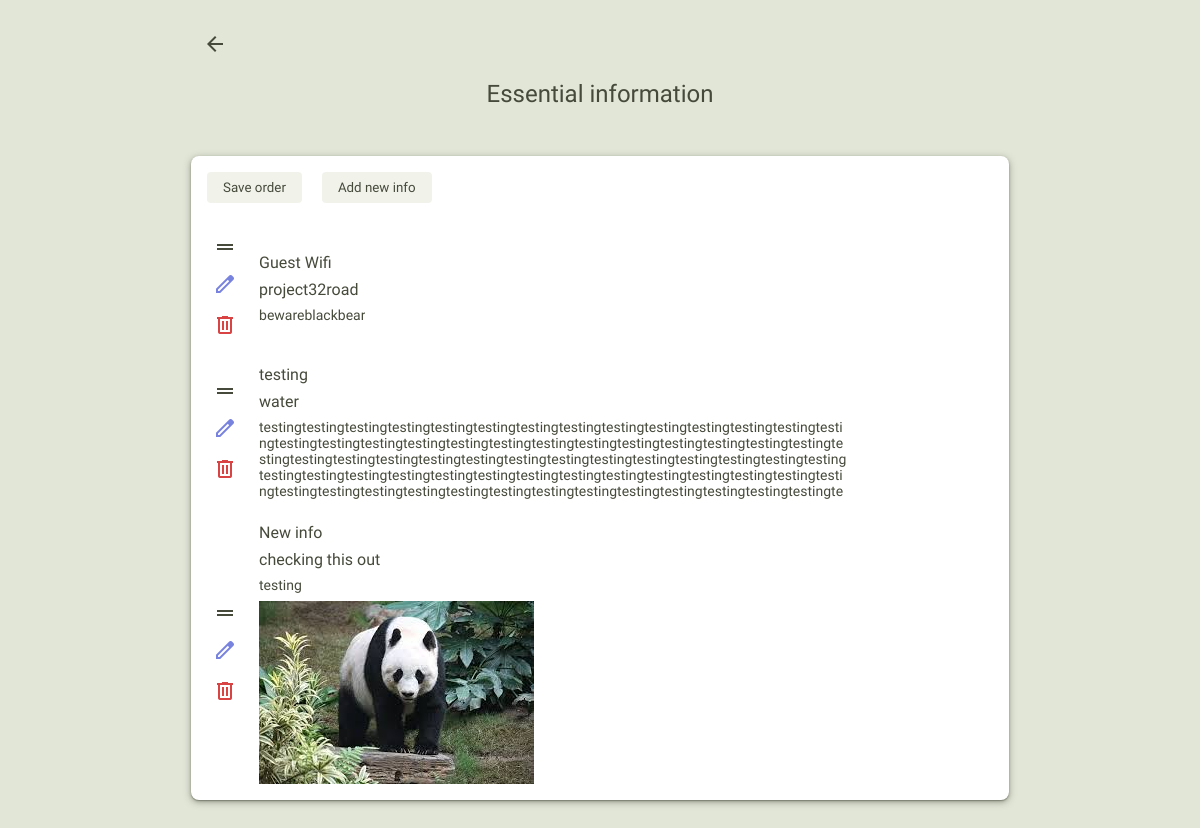
Page /information_admin on the earlier database version.
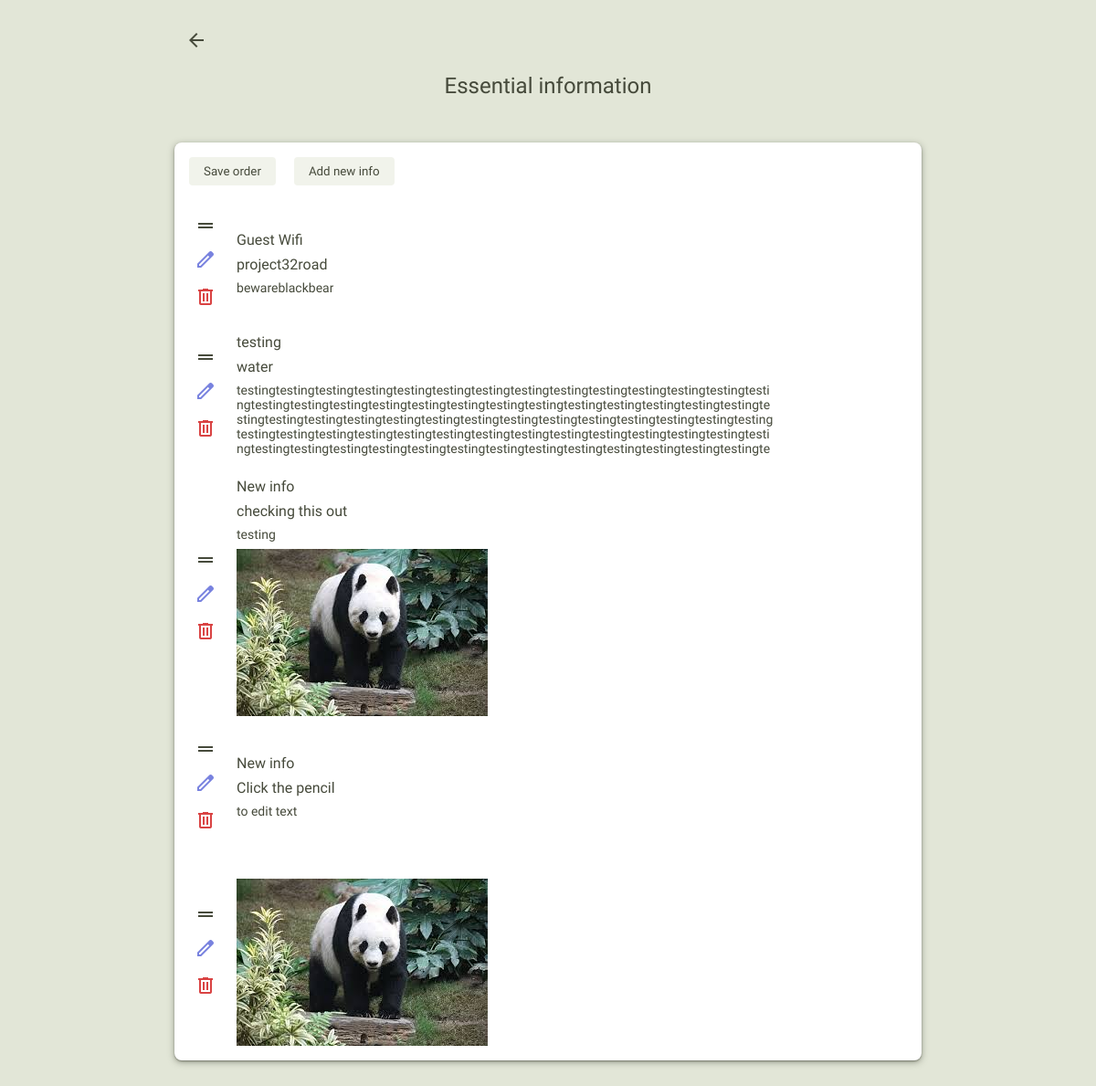
Same page on the later database version.
### app/models.py (models this page shows, shortened)
class Information(models.Model):
    id = models.BigAutoField(primary_key=True)
    title = models.CharField(max_length=300)
    text = models.CharField(max_length=300)
    subtext = models.CharField(max_length=300, blank=True)
    image = models.ImageField(upload_to='info_pics/', blank=True)
    position = models.PositiveIntegerField()
    class Meta:
        ordering = ["position"]

### app/views.py (the view)
# urls.py: path("information_admin", views.information_admin, name="information_admin"),
def information_admin(request):
    infos = Information.objects.all()
    form = ImageUploadForm
    context = {
        "infos": infos,
        "form": form
    }
    return render(request, "app/information_admin.html", context)

### app/templates/app/information_admin.html (shortened to what this page needs)
{% extends 'app/layout.html' %}
{% block body %}
<div id="content-page">
    <a href="{% url 'index' %}">
        <span id="back-btn" class="material-symbols-outlined">
        </span>
    </a>
    <h3 id="content-title">Essential information</h3>
    <div id="content">
        <button data-type="info" class="save-positions btn-subtle" style="margin-right: 16px;">Save order</button>
        <button data-type="info" class="new-rule-btn btn-subtle" style="margin-bottom: 32px;">Add new info</button>
        <div id="sortable" class="list-group">
            {% for info in infos %}
                <div class="list-group-item info" id="{{ info.id }}">
                    <div class="buttons">
                        <span class="drag-btn material-symbols-outlined">
                        </span>
                        <div class="edit-btn-group">
                            <button class="edit-btn" data-action="edit" style="display: block;">
                                <span class="edit-icon material-symbols-outlined">
                                </span>
                            </button>
                        </div>
                        <button class="delete-btn" data-action="delete">
                            <span class="delete-icon material-symbols-outlined">
                            </span>
                        </button>
                    </div>
                    <div class="editable">
                        <div class="editable-title">{{ info.title }}</div>
                        <div class="editable-text">{{ info.text }}</div>
                        <div class="editable-subtext">{{ info.subtext }}</div>
                        {% if info.image %}
                            <img src="{{ info.image.url }}">
                        {% endif %}
                    </div>
                </div>
            {% endfor %}
        </div>
    </div>
</div>
{% endblock %}

### app/templates/app/layout.html (shortened to what this page needs)
{% load static %}
<!DOCTYPE html>
<html lang="en">
<head>
    <link rel="stylesheet" href="{% static 'app/css/styles.css' %}">
</head>
<body>
   {% block body %}
   {% endblock %}
</body>
</html>

### app/static/app/css/styles.css (style rules this page uses)
#content-page { max-width: 818px; margin-right: auto; margin-left: auto; padding: 0px 12px; }
#content-title { text-align: center; margin-bottom: 48px; }
#content { padding: 16px; background-color: white; border-radius: 8px; box-shadow: 0px 1px 1.5px 0px rgba(70, 74, 59, 0.5), 0px 2px 7px 0px rgba(70, 74, 59, 0.5); }
#back-btn { padding-left: 12px; margin-bottom: 24px; }
.list-group { display: flex; flex-direction: column; gap: 24px; }
.list-group-item { display: flex; flex-direction: row; align-items: center; gap: 16px; max-width: 75%; overflow-wrap: break-word; }
.drag-btn { cursor: move; cursor: -webkit-grab; color: #464A3B; padding-left: 6px; }
.editable { display: flex; flex-direction: column; gap: 8px; max-width: 100%; }
.edit-btn { background-color: transparent; border: transparent; }
.edit-icon { color: #7882DF; }
.delete-btn { background-color: transparent; border: transparent; }
.delete-icon { color: #D94343; }
.editable-title { display: block; font-weight: 500; font-size: 16px; }
.editable-text { display: block; font-size: 16px; overflow-y: scroll; max-height: 80px; }
.editable-subtext { display: block; font-size: 14px; overflow-y: scroll; max-height: 80px; }
.edit-btn-group { display: flex; gap: 8px; flex-direction: column; }
.btn-subtle { background: rgba(227, 231, 216, 0.5); border: none; border-radius: 4px; padding: 8px 16px; }
.buttons { display: flex; flex-direction: column; align-items: flex-start; gap: 12px; }
a { text-decoration: none; color: inherit; }
body { font-family: "Lexend", sans-serif; color: #464A3B; background-color: #E2E6D7; padding-left: 20px; padding-right: 20px; padding-bottom: 48px; padding-top: 24px; }
h3 { font-size: 24px; font-weight: 400; margin: 0; }
button { font-family: "Lexend", sans-serif; color: #464A3B; }

Differences in the rows shown:
added Information: title "New info", text "Click the pencil", subtext "to edit text"
added Information: image (picture)
